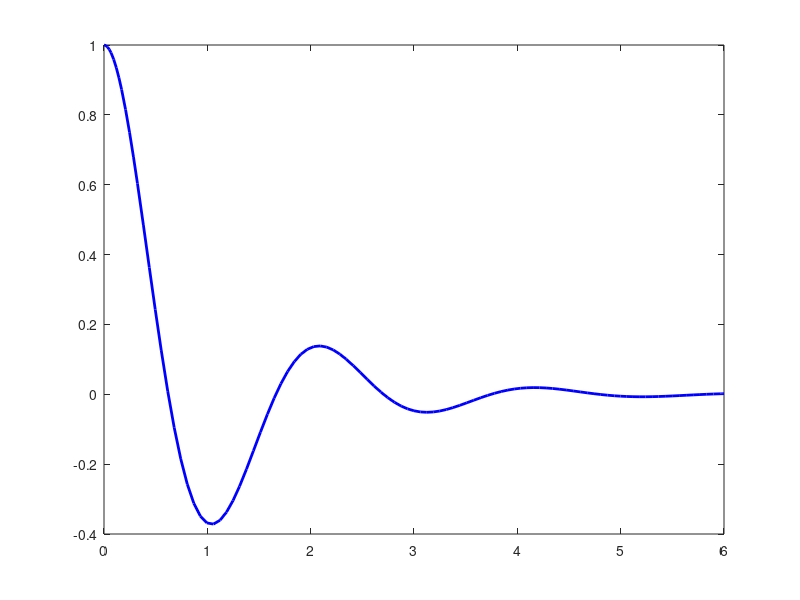

Reproduce this figure in MATLAB. (Note: this script raises an error after producing the figure.)
%% ばね-マス-ダンパ系 振動シミュレーション
% 運動方程式: $m\ddot{x} + c\dot{x} + kx = 0$
%
% このLive Scriptでは、ばね-マス-ダンパ系の自由振動を数値シミュレーションします。
% パラメータを変更してグラフの変化を観察してください。
%
% *使い方*
%
% # 下の「パラメータ設定」セクションの数値を直接書き換えて実行する
% # または Live Editor の「挿入」→「コントロール」→「スライダー」で
%   各変数にスライダーを追加すると、動的に変化を確認できます

%% パラメータ設定
% ここの値を変更するか、各行にスライダーを追加してください。

m    = 1.0;   % 質量 [kg]       ← スライダー推奨範囲: 0.1 〜 5.0, ステップ: 0.1
k    = 10.0;  % ばね定数 [N/m]  ← スライダー推奨範囲: 1.0 〜 50.0, ステップ: 0.5
zeta = 0.3;   % 減衰比 [-]      ← スライダー推奨範囲: 0.01 〜 2.5,  ステップ: 0.01

%% 固有値の計算
% パラメータから系の特性を計算します。

omega_n = sqrt(k / m);          % 固有角周波数 [rad/s]
c       = 2 * zeta * sqrt(m*k); % 減衰係数 [N·s/m]

fprintf('固有角周波数  ω_n = %.3f rad/s\n', omega_n);
fprintf('固有振動数    f_n = %.3f Hz\n',    omega_n / (2*pi));
fprintf('減衰係数      c   = %.3f N·s/m\n', c);

if zeta < 1
    fprintf('減衰状態: 不足減衰（振動しながら収束）\n');
elseif abs(zeta - 1) < 1e-6
    fprintf('減衰状態: 臨界減衰（振動せず最速で収束）\n');
else
    fprintf('減衰状態: 過減衰（振動せずゆっくり収束）\n');
end

%% 数値シミュレーション（ode45）
% 初期条件: $x(0) = 1$ m（1m引っ張って離す）、$\dot{x}(0) = 0$ m/s

x0    = [1.0; 0.0];                                  % [変位; 速度]
tspan = [0, max(6, 4*pi / max(omega_n, 0.1))];       % 十分な観測時間

% 状態方程式: dy/dt = [y2; -(c/m)*y2 - (k/m)*y1]
odefun = @(t, y) [y(2); -(c/m)*y(2) - (k/m)*y(1)];

[t, y] = ode45(odefun, tspan, x0);

%% グラフ表示
% 変位の時間応答を描画します。

figure;
plot(t, y(:,1), 'b-', 'LineWidth', 2);
yline(0, 'k:', 'LineWidth', 1);

xlabel('時間  t  [s]',  'FontSize', 12);
ylabel('変位  x  [m]',  'FontSize', 12);
title(sprintf('ばね-マス-ダンパ系の応答   m=%.1f kg,  k=%.1f N/m,  ζ=%.2f', ...
    m, k, zeta), 'FontSize', 12);
grid on;
xlim([0, tspan(end)]);

%% （参考）3パターン比較
% 不足減衰 / 臨界減衰 / 過減衰を同時にプロットして違いを確認します。

zeta_list  = [0.2, 1.0, 1.5];
label_list = {'不足減衰 ζ=0.2', '臨界減衰 ζ=1.0', '過減衰 ζ=1.5'};
color_list = {[0 0.45 0.74], [0.47 0.67 0.19], [0.85 0.33 0.10]};

figure;
hold on;
for i = 1:length(zeta_list)
    c_i = 2 * zeta_list(i) * sqrt(m * k);
    f_i = @(t,y) [y(2); -(c_i/m)*y(2) - (k/m)*y(1)];
    [t_i, y_i] = ode45(f_i, [0, 6], x0);
    plot(t_i, y_i(:,1), 'LineWidth', 2, ...
        'Color', color_list{i}, 'DisplayName', label_list{i});
end
hold off;
yline(0, 'k:', 'LineWidth', 1, 'HandleVisibility', 'off');
xlabel('時間  t  [s]', 'FontSize', 12);
ylabel('変位  x  [m]', 'FontSize', 12);
title(sprintf('3パターン比較   m=%.1f kg,  k=%.1f N/m', m, k), 'FontSize', 12);
legend('Location', 'northeast', 'FontSize', 11);
grid on;
